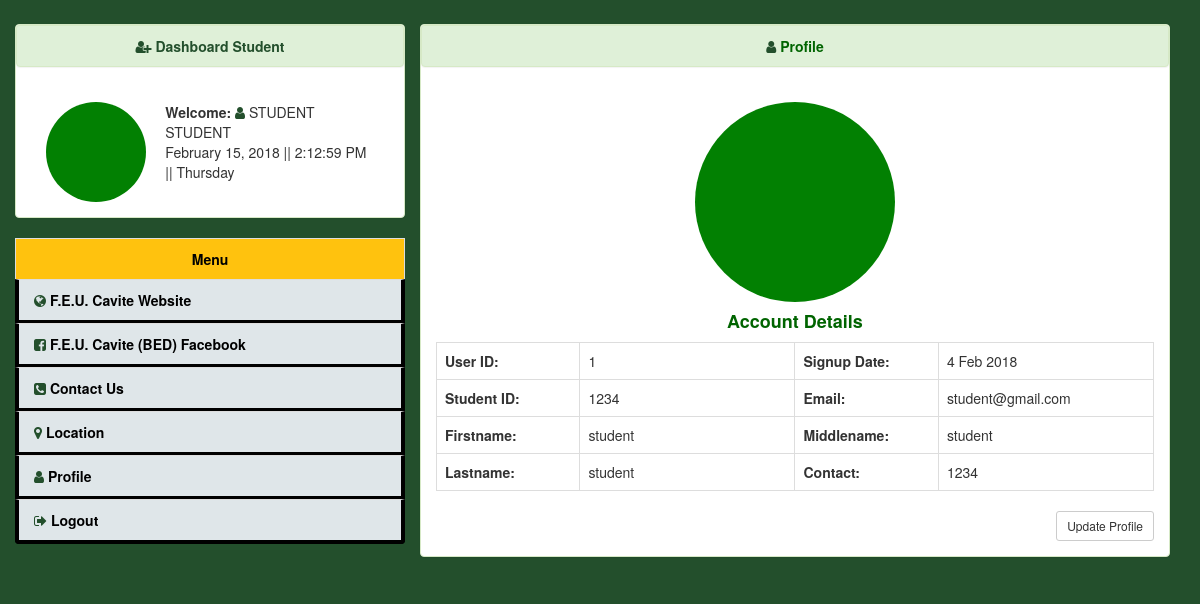
Screenshot of /profile-student.php (signed in) with the database file from the repository.
### tables this page shows
CREATE TABLE `tbl_student` (
  `id` int(11) NOT NULL,
  `date` int(11) NOT NULL,
  `student_id` varchar(255) NOT NULL,
  `password` varchar(255) NOT NULL,
  `email` varchar(255) NOT NULL,
  `firstname` varchar(255) NOT NULL,
  `middlename` varchar(255) NOT NULL,
  `lastname` varchar(255) NOT NULL,
  `image` varchar(255) NOT NULL,
  `contact` varchar(255) NOT NULL,
  `acct_status` varchar(255) NOT NULL
);

### profile-student.php (the view, shortened to what this page needs)
<?php
include 'db.php';
$session_student_id = $_SESSION['student_id'];
$query = "select * from tbl_student where student_id = '$session_student_id' ";
$run = mysqli_query($con, $query);
$row = mysqli_fetch_array($run);
$id = $row['id'];
$date = getdate($row['date']);
$day = $date['mday'];
$month = substr($date['month'],0,3);
$year = $date['year'];
$student_id = $row['student_id'];
$email = $row['email'];
$firstname = $row['firstname'];
$middlename = $row['middlename'];
$lastname = $row['lastname'];
$image = $row['image'];
$contact = $row['contact'];
?>
<!DOCTYPE html>
<html lang="en">
<head>
<link href="css/bootstrap.min.css" rel="stylesheet">
<link rel="stylesheet" href="css/font-awesome.css">
<?php
include("inc/datatabletop.php");
?>
</head>
<body>
<div class="container-fluid">
<div class="col-md-4">
<?php include("inc/sidebar-student.php"); ?>
</div>
<div class="col-md-8">
<div class="panel panel-success">
<div class="panel panel-heading" style="font-weight:bold; color:#006400; text-align:center;"><i class="fa fa-user" aria-hidden="true"></i> Profile</div>
<div class="panel-body">
<center>
<img src="system-img/<?php echo $image;?>" alt="prof-image" width="200px" height="200px;" class="img img-circle">
<h4 style="font-weight:bolder;color:#006400;">Account Details</h4>
</center>
<center>
<div class="row">
<div class="col-xs-12">
<table class="table table-responsive table-bordered">
<tr>
<td width="20%"><b>User ID:</b></td>
<td width="30%"><?php echo $id;?></td>
<td width="20%"><b>Signup Date:</b></td>
<td width="30%"><?php echo "$day $month $year";?></td>
</tr>
<tr>
<td width="20%"><b>Student ID:</b></td>
<td width="30%"><?php echo $student_id;?></td>
<td width="20%"><b>Email:</b></td>
<td width="30%"><?php echo $email;?></td>
</tr>
<tr>
<td width="20%"><b>Firstname:</b></td>
<td width="30%"><?php echo $firstname;?></td>
<td width="20%"><b>Middlename:</b></td>
<td width="30%"><?php echo $middlename;?></td>
</tr>
<tr>
<td width="20%"><b>Lastname:</b></td>
<td width="30%"><?php echo $lastname;?></td>
<td width="20%"><b>Contact:</b></td>
<td width="30%"><?php echo $contact;?></td>
</tr>
</table>
 <a href="profile-student.php?edit=<?php echo $id;?>" class="btn btn-default pull-right raised btn-sm">Update Profile</a>
</div>
</div>
</center>
</div>
</div>
</div>
</div>
</body>
</html>

### css-all/userts-css.php (style rules this page uses)
body { background:#234F2C; padding-top: 2%; }

### css-all/sidebar-css.php (style rules this page uses)
.fa { color: #234F2C; }

### rows the page displays
tbl_student: image (picture), id "1", date "4", date "Feb", date "2018", student "1234", email "student@gmail.com", firstname "student", middlename "student", lastname "student", contact "1234"
